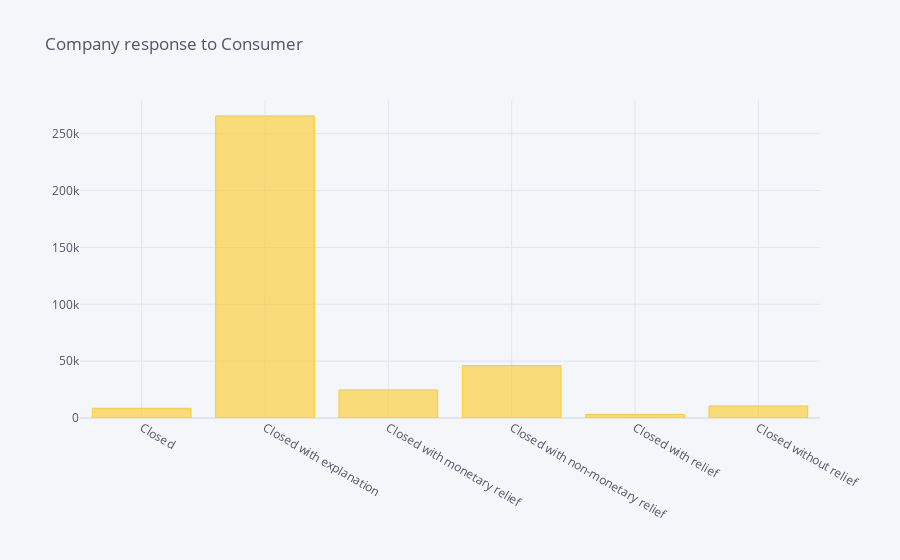

Here is the notebook cell this chart was saved with:
### Code cell
fig = plt.figure(figsize=(8,6))
complaints1.groupby('Company response to consumer')['Company response to consumer'].count().iplot(kind='bar',title='Company response to Consumer',fontsize=2,color= '#fdca26')
plt.show()

### Figure 1 — Plotly figure (JSON) as saved in the notebook; plotly's stock layout.template omitted (floating-point values rounded to 4 significant figures)
{"data": [{"marker": {"color": "rgba(253, 202, 38, 0.6)", "line": {"color": "rgba(253, 202, 38, 1.0)", "width": 1}}, "name": "Company response to consumer", "orientation": "v", "text": "", "type": "bar", "x": ["Closed", "Closed with explanation", "Closed with monetary relief", "Closed with non-monetary relief", "Closed with relief", "Closed without relief"], "y": [8568, 265700, 24715, 46085, 3138, 10604]}], "layout": {"legend": {"bgcolor": "#F5F6F9", "font": {"color": "#4D5663"}}, "paper_bgcolor": "#F5F6F9", "plot_bgcolor": "#F5F6F9", "title": {"font": {"color": "#4D5663"}, "text": "Company response to Consumer"}, "xaxis": {"gridcolor": "#E1E5ED", "showgrid": true, "tickfont": {"color": "#4D5663"}, "title": {"font": {"color": "#4D5663"}, "text": ""}, "zerolinecolor": "#E1E5ED"}, "yaxis": {"gridcolor": "#E1E5ED", "showgrid": true, "tickfont": {"color": "#4D5663"}, "title": {"font": {"color": "#4D5663"}, "text": ""}, "zerolinecolor": "#E1E5ED"}}}
